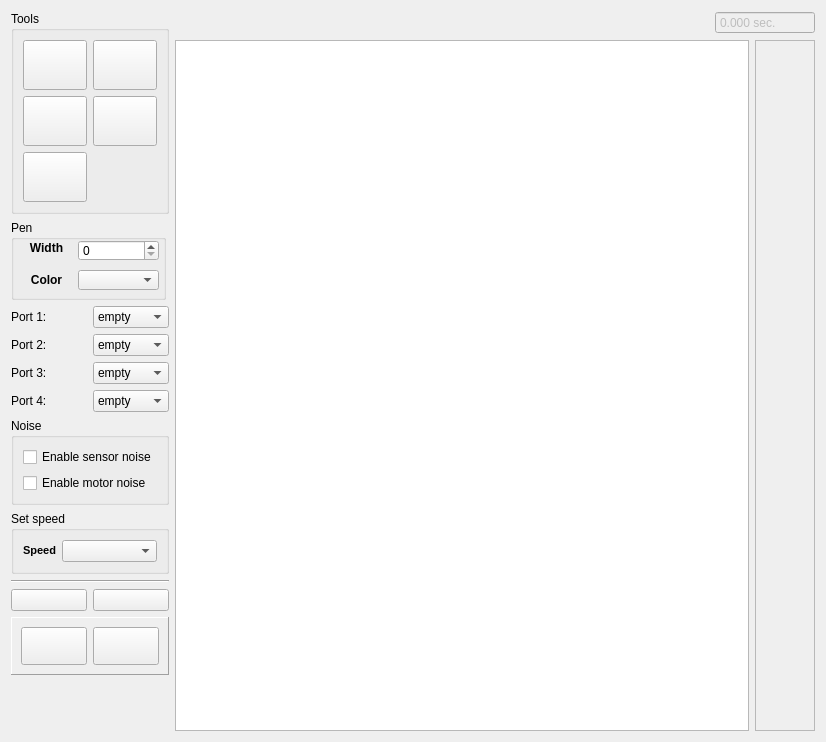
<?xml version="1.0" encoding="UTF-8"?>
<ui version="4.0">
 <class>D2Form</class>
 <widget class="QWidget" name="D2Form">
  <property name="geometry">
   <rect>
    <x>0</x>
    <y>0</y>
    <width>826</width>
    <height>742</height>
   </rect>
  </property>
  <property name="windowTitle">
   <string>2D Robot Model</string>
  </property>
  <layout class="QGridLayout" name="gridLayout" rowstretch="0,0,0,0,0,0,0,0,0,0,0,0,0" columnstretch="0,0,1,0,0">
   <item row="12" column="0" colspan="2">
    <widget class="QPushButton" name="autoCenteringButton">
     <property name="toolTip">
      <string>Camera following robot</string>
     </property>
     <property name="text">
      <string/>
     </property>
     <property name="icon">
      <iconset resource="../../robotsInterpreter.qrc">
       <normaloff>:/icons/2d_target.png</normaloff>:/icons/2d_target.png</iconset>
     </property>
     <property name="iconSize">
      <size>
       <width>24</width>
       <height>24</height>
      </size>
     </property>
     <property name="checkable">
      <bool>true</bool>
     </property>
     <property name="flat">
      <bool>true</bool>
     </property>
    </widget>
   </item>
   <item row="0" column="0" rowspan="4" colspan="2">
    <widget class="QGroupBox" name="toolsGroupBox">
     <property name="title">
      <string>Tools</string>
     </property>
     <layout class="QGridLayout" name="gridLayout_3">
      <item row="0" column="1">
       <widget class="QPushButton" name="wallButton">
        <property name="sizePolicy">
         <sizepolicy hsizetype="Minimum" vsizetype="Preferred">
          <horstretch>0</horstretch>
          <verstretch>0</verstretch>
         </sizepolicy>
        </property>
        <property name="maximumSize">
         <size>
          <width>75</width>
          <height>16777215</height>
         </size>
        </property>
        <property name="toolTip">
         <string>Wall (W)</string>
        </property>
        <property name="text">
         <string/>
        </property>
        <property name="icon">
         <iconset resource="../../robotsInterpreter.qrc">
          <normaloff>:/icons/2d_wall.png</normaloff>:/icons/2d_wall.png</iconset>
        </property>
        <property name="iconSize">
         <size>
          <width>24</width>
          <height>24</height>
         </size>
        </property>
        <property name="shortcut">
         <string>W</string>
        </property>
        <property name="checkable">
         <bool>true</bool>
        </property>
       </widget>
      </item>
      <item row="0" column="0">
       <widget class="QPushButton" name="lineButton">
        <property name="sizePolicy">
         <sizepolicy hsizetype="Minimum" vsizetype="Preferred">
          <horstretch>0</horstretch>
          <verstretch>0</verstretch>
         </sizepolicy>
        </property>
        <property name="maximumSize">
         <size>
          <width>75</width>
          <height>16777215</height>
         </size>
        </property>
        <property name="toolTip">
         <string>Line (L)</string>
        </property>
        <property name="text">
         <string/>
        </property>
        <property name="icon">
         <iconset resource="../../robotsInterpreter.qrc">
          <normaloff>:/icons/2d_ruler.png</normaloff>:/icons/2d_ruler.png</iconset>
        </property>
        <property name="iconSize">
         <size>
          <width>24</width>
          <height>24</height>
         </size>
        </property>
        <property name="shortcut">
         <string>L</string>
        </property>
        <property name="checkable">
         <bool>true</bool>
        </property>
        <property name="flat">
         <bool>false</bool>
        </property>
       </widget>
      </item>
      <item row="1" column="1">
       <widget class="QPushButton" name="ellipseButton">
        <property name="sizePolicy">
         <sizepolicy hsizetype="Minimum" vsizetype="Preferred">
          <horstretch>0</horstretch>
          <verstretch>0</verstretch>
         </sizepolicy>
        </property>
        <property name="maximumSize">
         <size>
          <width>75</width>
          <height>16777215</height>
         </size>
        </property>
        <property name="toolTip">
         <string>Ellipse (E)</string>
        </property>
        <property name="text">
         <string/>
        </property>
        <property name="icon">
         <iconset resource="../../robotsInterpreter.qrc">
          <normaloff>:/icons/2d_ellipse.png</normaloff>:/icons/2d_ellipse.png</iconset>
        </property>
        <property name="iconSize">
         <size>
          <width>24</width>
          <height>24</height>
         </size>
        </property>
        <property name="shortcut">
         <string>E</string>
        </property>
        <property name="checkable">
         <bool>true</bool>
        </property>
       </widget>
      </item>
      <item row="1" column="0">
       <widget class="QPushButton" name="stylusButton">
        <property name="sizePolicy">
         <sizepolicy hsizetype="Minimum" vsizetype="Preferred">
          <horstretch>0</horstretch>
          <verstretch>0</verstretch>
         </sizepolicy>
        </property>
        <property name="maximumSize">
         <size>
          <width>75</width>
          <height>16777215</height>
         </size>
        </property>
        <property name="toolTip">
         <string>Pencil (P)</string>
        </property>
        <property name="text">
         <string/>
        </property>
        <property name="icon">
         <iconset resource="../../robotsInterpreter.qrc">
          <normaloff>:/icons/2d_pencil.png</normaloff>:/icons/2d_pencil.png</iconset>
        </property>
        <property name="iconSize">
         <size>
          <width>24</width>
          <height>24</height>
         </size>
        </property>
        <property name="shortcut">
         <string>P</string>
        </property>
        <property name="checkable">
         <bool>true</bool>
        </property>
       </widget>
      </item>
      <item row="2" column="0">
       <widget class="QPushButton" name="clearButton">
        <property name="sizePolicy">
         <sizepolicy hsizetype="Minimum" vsizetype="Preferred">
          <horstretch>0</horstretch>
          <verstretch>0</verstretch>
         </sizepolicy>
        </property>
        <property name="maximumSize">
         <size>
          <width>75</width>
          <height>16777215</height>
         </size>
        </property>
        <property name="toolTip">
         <string>Clear</string>
        </property>
        <property name="text">
         <string/>
        </property>
        <property name="icon">
         <iconset resource="../../robotsInterpreter.qrc">
          <normaloff>:/icons/2d_clear.png</normaloff>:/icons/2d_clear.png</iconset>
        </property>
        <property name="iconSize">
         <size>
          <width>24</width>
          <height>24</height>
         </size>
        </property>
        <property name="checkable">
         <bool>false</bool>
        </property>
       </widget>
      </item>
     </layout>
    </widget>
   </item>
   <item row="0" column="3" colspan="2">
    <widget class="QDoubleSpinBox" name="timelineBox">
     <property name="enabled">
      <bool>false</bool>
     </property>
     <property name="focusPolicy">
      <enum>Qt::NoFocus</enum>
     </property>
     <property name="contextMenuPolicy">
      <enum>Qt::NoContextMenu</enum>
     </property>
     <property name="toolTip">
      <string>Time in 2D model</string>
     </property>
     <property name="readOnly">
      <bool>true</bool>
     </property>
     <property name="buttonSymbols">
      <enum>QAbstractSpinBox::NoButtons</enum>
     </property>
     <property name="suffix">
      <string> sec.</string>
     </property>
     <property name="decimals">
      <number>3</number>
     </property>
     <property name="maximum">
      <double>2000000000.000000000000000</double>
     </property>
    </widget>
   </item>
   <item row="8" column="0" colspan="2">
    <widget class="Line" name="line_2">
     <property name="orientation">
      <enum>Qt::Horizontal</enum>
     </property>
    </widget>
   </item>
   <item row="5" column="0" colspan="2">
    <layout class="QGridLayout" name="gridLayout_2">
     <item row="0" column="0">
      <widget class="QLabel" name="label">
       <property name="text">
        <string>Port 1:</string>
       </property>
      </widget>
     </item>
     <item row="1" column="0">
      <widget class="QLabel" name="label_2">
       <property name="text">
        <string>Port 2:</string>
       </property>
      </widget>
     </item>
     <item row="0" column="1">
      <widget class="QComboBox" name="port1Box">
       <item>
        <property name="text">
         <string>empty</string>
        </property>
       </item>
       <item>
        <property name="text">
         <string>touch</string>
        </property>
       </item>
       <item>
        <property name="text">
         <string>color</string>
        </property>
       </item>
       <item>
        <property name="text">
         <string>sonar</string>
        </property>
       </item>
       <item>
        <property name="text">
         <string>light</string>
        </property>
       </item>
      </widget>
     </item>
     <item row="1" column="1">
      <widget class="QComboBox" name="port2Box">
       <property name="currentIndex">
        <number>0</number>
       </property>
       <item>
        <property name="text">
         <string>empty</string>
        </property>
       </item>
       <item>
        <property name="text">
         <string>touch</string>
        </property>
       </item>
       <item>
        <property name="text">
         <string>color</string>
        </property>
       </item>
       <item>
        <property name="text">
         <string>sonar</string>
        </property>
       </item>
       <item>
        <property name="text">
         <string>light</string>
        </property>
       </item>
      </widget>
     </item>
     <item row="3" column="0">
      <widget class="QLabel" name="label_4">
       <property name="text">
        <string>Port 4:</string>
       </property>
      </widget>
     </item>
     <item row="3" column="1">
      <widget class="QComboBox" name="port4Box">
       <item>
        <property name="text">
         <string>empty</string>
        </property>
       </item>
       <item>
        <property name="text">
         <string>touch</string>
        </property>
       </item>
       <item>
        <property name="text">
         <string>color</string>
        </property>
       </item>
       <item>
        <property name="text">
         <string>sonar</string>
        </property>
       </item>
       <item>
        <property name="text">
         <string>light</string>
        </property>
       </item>
      </widget>
     </item>
     <item row="2" column="0">
      <widget class="QLabel" name="label_3">
       <property name="text">
        <string>Port 3:</string>
       </property>
      </widget>
     </item>
     <item row="2" column="1">
      <widget class="QComboBox" name="port3Box">
       <property name="currentIndex">
        <number>0</number>
       </property>
       <item>
        <property name="text">
         <string>empty</string>
        </property>
       </item>
       <item>
        <property name="text">
         <string>touch</string>
        </property>
       </item>
       <item>
        <property name="text">
         <string>color</string>
        </property>
       </item>
       <item>
        <property name="text">
         <string>sonar</string>
        </property>
       </item>
       <item>
        <property name="text">
         <string>light</string>
        </property>
       </item>
      </widget>
     </item>
    </layout>
   </item>
   <item row="7" column="0" colspan="2">
    <widget class="QGroupBox" name="speedBox">
     <property name="title">
      <string>Set speed</string>
     </property>
     <layout class="QHBoxLayout" name="horizontalLayout_2" stretch="0,1">
      <item>
       <widget class="QLabel" name="label_5">
        <property name="text">
         <string>&lt;!DOCTYPE HTML PUBLIC &quot;-//W3C//DTD HTML 4.0//EN&quot; &quot;http://www.w3.org/TR/REC-html40/strict.dtd&quot;&gt;
&lt;html&gt;&lt;head&gt;&lt;meta name=&quot;qrichtext&quot; content=&quot;1&quot; /&gt;&lt;style type=&quot;text/css&quot;&gt;
p, li { white-space: pre-wrap; }
&lt;/style&gt;&lt;/head&gt;&lt;body style=&quot; font-family:'MS Shell Dlg 2'; font-size:8.25pt; font-weight:400; font-style:normal;&quot;&gt;
&lt;p style=&quot; margin-top:0px; margin-bottom:0px; margin-left:0px; margin-right:0px; -qt-block-indent:0; text-indent:0px;&quot;&gt;&lt;span style=&quot; font-size:8pt; font-weight:600;&quot;&gt;Speed&lt;/span&gt;&lt;/p&gt;&lt;/body&gt;&lt;/html&gt;</string>
        </property>
       </widget>
      </item>
      <item>
       <widget class="QComboBox" name="speedComboBox">
        <property name="editable">
         <bool>false</bool>
        </property>
        <property name="currentIndex">
         <number>-1</number>
        </property>
        <item>
         <property name="text">
          <string>Low</string>
         </property>
        </item>
        <item>
         <property name="text">
          <string>Medium</string>
         </property>
        </item>
        <item>
         <property name="text">
          <string>High</string>
         </property>
        </item>
       </widget>
      </item>
     </layout>
    </widget>
   </item>
   <item row="4" column="0" colspan="2">
    <widget class="QGroupBox" name="penBrushToolBox">
     <property name="minimumSize">
      <size>
       <width>150</width>
       <height>80</height>
      </size>
     </property>
     <property name="maximumSize">
      <size>
       <width>155</width>
       <height>80</height>
      </size>
     </property>
     <property name="title">
      <string>Pen</string>
     </property>
     <widget class="QWidget" name="justSomeWidget" native="true">
      <property name="geometry">
       <rect>
        <x>10</x>
        <y>20</y>
        <width>141</width>
        <height>21</height>
       </rect>
      </property>
      <widget class="QSpinBox" name="penWidthSpinBox">
       <property name="geometry">
        <rect>
         <x>57</x>
         <y>0</y>
         <width>81</width>
         <height>21</height>
        </rect>
       </property>
      </widget>
      <widget class="QLabel" name="label_7">
       <property name="geometry">
        <rect>
         <x>0</x>
         <y>0</y>
         <width>51</width>
         <height>16</height>
        </rect>
       </property>
       <property name="font">
        <font>
         <weight>75</weight>
         <bold>true</bold>
        </font>
       </property>
       <property name="text">
        <string>Width</string>
       </property>
       <property name="alignment">
        <set>Qt::AlignCenter</set>
       </property>
      </widget>
     </widget>
     <widget class="QWidget" name="widget_2" native="true">
      <property name="geometry">
       <rect>
        <x>10</x>
        <y>50</y>
        <width>141</width>
        <height>21</height>
       </rect>
      </property>
      <widget class="graphicsUtils::ColorListEditor" name="penColorComboBox">
       <property name="geometry">
        <rect>
         <x>57</x>
         <y>0</y>
         <width>81</width>
         <height>20</height>
        </rect>
       </property>
      </widget>
      <widget class="QLabel" name="label_6">
       <property name="geometry">
        <rect>
         <x>0</x>
         <y>0</y>
         <width>51</width>
         <height>20</height>
        </rect>
       </property>
       <property name="maximumSize">
        <size>
         <width>64</width>
         <height>16777215</height>
        </size>
       </property>
       <property name="font">
        <font>
         <weight>75</weight>
         <bold>true</bold>
        </font>
       </property>
       <property name="text">
        <string>Color</string>
       </property>
       <property name="alignment">
        <set>Qt::AlignCenter</set>
       </property>
      </widget>
     </widget>
    </widget>
   </item>
   <item row="6" column="0" colspan="2">
    <widget class="QGroupBox" name="noiseGroupBox">
     <property name="title">
      <string>Noise</string>
     </property>
     <layout class="QVBoxLayout" name="verticalLayout">
      <item>
       <widget class="QCheckBox" name="enableSensorNoiseCheckBox">
        <property name="text">
         <string>Enable sensor noise</string>
        </property>
       </widget>
      </item>
      <item>
       <widget class="QCheckBox" name="enableMotorNoiseCheckBox">
        <property name="text">
         <string>Enable motor noise</string>
        </property>
       </widget>
      </item>
     </layout>
    </widget>
   </item>
   <item row="10" column="0" colspan="2">
    <widget class="QFrame" name="frame">
     <property name="sizePolicy">
      <sizepolicy hsizetype="Preferred" vsizetype="Preferred">
       <horstretch>0</horstretch>
       <verstretch>0</verstretch>
      </sizepolicy>
     </property>
     <property name="frameShape">
      <enum>QFrame::Panel</enum>
     </property>
     <property name="frameShadow">
      <enum>QFrame::Raised</enum>
     </property>
     <layout class="QHBoxLayout" name="horizontalLayout">
      <item>
       <widget class="QPushButton" name="runButton">
        <property name="sizePolicy">
         <sizepolicy hsizetype="Minimum" vsizetype="Minimum">
          <horstretch>0</horstretch>
          <verstretch>0</verstretch>
         </sizepolicy>
        </property>
        <property name="toolTip">
         <string>Run program (Enter)</string>
        </property>
        <property name="text">
         <string/>
        </property>
        <property name="icon">
         <iconset resource="../../robotsInterpreter.qrc">
          <normaloff>:/icons/2d_run.png</normaloff>:/icons/2d_run.png</iconset>
        </property>
        <property name="iconSize">
         <size>
          <width>44</width>
          <height>44</height>
         </size>
        </property>
       </widget>
      </item>
      <item>
       <widget class="QPushButton" name="stopButton">
        <property name="sizePolicy">
         <sizepolicy hsizetype="Minimum" vsizetype="Minimum">
          <horstretch>0</horstretch>
          <verstretch>0</verstretch>
         </sizepolicy>
        </property>
        <property name="toolTip">
         <string>Stop program (Esc)</string>
        </property>
        <property name="text">
         <string/>
        </property>
        <property name="icon">
         <iconset resource="../../robotsInterpreter.qrc">
          <normaloff>:/icons/2d_stop.png</normaloff>:/icons/2d_stop.png</iconset>
        </property>
        <property name="iconSize">
         <size>
          <width>44</width>
          <height>44</height>
         </size>
        </property>
       </widget>
      </item>
     </layout>
    </widget>
   </item>
   <item row="9" column="1">
    <widget class="QPushButton" name="loadWorldModelPushButton">
     <property name="toolTip">
      <string>Load World Model (Ctrl+O)</string>
     </property>
     <property name="text">
      <string/>
     </property>
     <property name="icon">
      <iconset resource="../../robotsInterpreter.qrc">
       <normaloff>:/icons/2d_open.png</normaloff>:/icons/2d_open.png</iconset>
     </property>
     <property name="iconSize">
      <size>
       <width>24</width>
       <height>24</height>
      </size>
     </property>
     <property name="shortcut">
      <string>Ctrl+O</string>
     </property>
    </widget>
   </item>
   <item row="1" column="2" rowspan="12" colspan="2">
    <widget class="graphicsUtils::AbstractView" name="graphicsView"/>
   </item>
   <item row="9" column="0">
    <widget class="QPushButton" name="saveWorldModelPushButton">
     <property name="toolTip">
      <string>Save World Model (Ctrl+S)</string>
     </property>
     <property name="text">
      <string/>
     </property>
     <property name="icon">
      <iconset resource="../../robotsInterpreter.qrc">
       <normaloff>:/icons/2d_save.png</normaloff>:/icons/2d_save.png</iconset>
     </property>
     <property name="iconSize">
      <size>
       <width>24</width>
       <height>24</height>
      </size>
     </property>
     <property name="shortcut">
      <string>Ctrl+S</string>
     </property>
    </widget>
   </item>
   <item row="11" column="0">
    <widget class="QPushButton" name="handCursorButton">
     <property name="sizePolicy">
      <sizepolicy hsizetype="Minimum" vsizetype="Fixed">
       <horstretch>0</horstretch>
       <verstretch>0</verstretch>
      </sizepolicy>
     </property>
     <property name="toolTip">
      <string>Hand dragging mode</string>
     </property>
     <property name="text">
      <string/>
     </property>
     <property name="icon">
      <iconset resource="../../robotsInterpreter.qrc">
       <normaloff>:/icons/2d_hand.png</normaloff>:/icons/2d_hand.png</iconset>
     </property>
     <property name="iconSize">
      <size>
       <width>24</width>
       <height>24</height>
      </size>
     </property>
     <property name="checkable">
      <bool>true</bool>
     </property>
     <property name="flat">
      <bool>true</bool>
     </property>
    </widget>
   </item>
   <item row="11" column="1">
    <widget class="QPushButton" name="multiselectionCursorButton">
     <property name="toolTip">
      <string>Multiselection mode</string>
     </property>
     <property name="text">
      <string/>
     </property>
     <property name="icon">
      <iconset resource="../../robotsInterpreter.qrc">
       <normaloff>:/icons/2d_multiselection.png</normaloff>:/icons/2d_multiselection.png</iconset>
     </property>
     <property name="iconSize">
      <size>
       <width>24</width>
       <height>24</height>
      </size>
     </property>
     <property name="checkable">
      <bool>true</bool>
     </property>
     <property name="flat">
      <bool>true</bool>
     </property>
    </widget>
   </item>
   <item row="1" column="4" rowspan="12">
    <widget class="QFrame" name="displayFrame">
     <property name="frameShape">
      <enum>QFrame::StyledPanel</enum>
     </property>
     <property name="frameShadow">
      <enum>QFrame::Raised</enum>
     </property>
     <layout class="QHBoxLayout" name="horizontalLayout_3">
      <item>
       <widget class="QPushButton" name="displayButton">
        <property name="sizePolicy">
         <sizepolicy hsizetype="Preferred" vsizetype="Minimum">
          <horstretch>0</horstretch>
          <verstretch>0</verstretch>
         </sizepolicy>
        </property>
        <property name="text">
         <string/>
        </property>
        <property name="icon">
         <iconset resource="../../robotsInterpreter.qrc">
          <normaloff>:/icons/2d_left.png</normaloff>:/icons/2d_left.png</iconset>
        </property>
        <property name="flat">
         <bool>true</bool>
        </property>
       </widget>
      </item>
     </layout>
    </widget>
   </item>
   <item row="0" column="2">
    <widget class="qReal::interpreters::robots::details::d2Model::GridParameters" name="gridParametersBox">
    </widget>
   </item>
  </layout>
 </widget>
 <customwidgets>
  <customwidget>
   <class>graphicsUtils::AbstractView</class>
   <extends>QGraphicsView</extends>
   <header>../../../qrutils/graphicsUtils/abstractItemView.h</header>
  </customwidget>
  <customwidget>
   <class>graphicsUtils::ColorListEditor</class>
   <extends>QComboBox</extends>
   <header>../../../qrutils/graphicsUtils/colorlisteditor.h</header>
  </customwidget>
  <customwidget>
   <class>qReal::interpreters::robots::details::d2Model::GridParameters</class>
   <extends>QFrame</extends>
   <header>details/d2RobotModel/gridParameters.h</header>
   <container>1</container>
  </customwidget>
 </customwidgets>
 <resources>
  <include location="../../robotsInterpreter.qrc"/>
 </resources>
 <connections/>
</ui>
